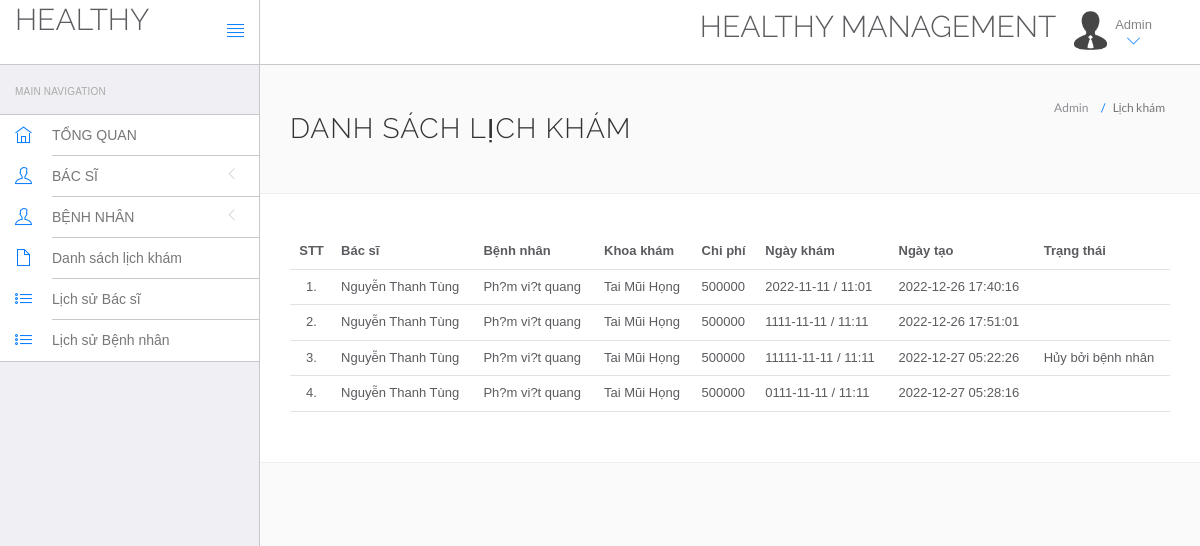
The page /hms/admin/appointment-history.php (signed in) on the database its author committed.
### tables this page shows
CREATE TABLE IF NOT EXISTS `appointment` (
  `id` int(11) NOT NULL AUTO_INCREMENT,
  `doctorSpecialization` varchar(255) NOT NULL,
  `doctorId` int(11) NOT NULL,
  `userId` int(11) NOT NULL,
  `consultancyFees` int(11) NOT NULL,
  `appointmentDate` varchar(255) NOT NULL,
  `appointmentTime` varchar(255) NOT NULL,
  `postingDate` timestamp NOT NULL DEFAULT CURRENT_TIMESTAMP,
  `userStatus` int(11) NOT NULL,
  `doctorStatus` int(11) NOT NULL,
  `updationDate` varchar(255) NOT NULL,
  PRIMARY KEY (`id`)
);

CREATE TABLE IF NOT EXISTS `doctors` (
  `id` int(11) NOT NULL AUTO_INCREMENT,
  `specilization` varchar(255) NOT NULL,
  `doctorName` varchar(255) NOT NULL,
  `address` longtext NOT NULL,
  `docFees` varchar(255) NOT NULL,
  `contactno` bigint(11) NOT NULL,
  `docEmail` varchar(255) NOT NULL,
  `password` varchar(255) NOT NULL,
  `creationDate` timestamp NOT NULL DEFAULT CURRENT_TIMESTAMP,
  `updationDate` varchar(255) NOT NULL,
  PRIMARY KEY (`id`)
);

CREATE TABLE IF NOT EXISTS `users` (
  `id` int(11) NOT NULL AUTO_INCREMENT,
  `fullName` varchar(255) NOT NULL,
  `address` longtext NOT NULL,
  `city` varchar(255) NOT NULL,
  `gender` varchar(255) NOT NULL,
  `email` varchar(255) NOT NULL,
  `password` varchar(255) NOT NULL,
  `regDate` timestamp NOT NULL DEFAULT CURRENT_TIMESTAMP,
  `updationDate` varchar(255) NOT NULL,
  PRIMARY KEY (`id`)
);

### hms/admin/appointment-history.php (the view, shortened to what this page needs)
<!DOCTYPE html>
<html lang="en">
<head>
    <link rel="stylesheet" href="vendor/bootstrap/css/bootstrap.min.css">
    <link rel="stylesheet" href="vendor/fontawesome/css/font-awesome.min.css">
    <link rel="stylesheet" href="vendor/themify-icons/themify-icons.min.css">
    <link href="vendor/animate.css/animate.min.css" rel="stylesheet" media="screen">
    <link href="vendor/perfect-scrollbar/perfect-scrollbar.min.css" rel="stylesheet" media="screen">
    <link href="vendor/switchery/switchery.min.css" rel="stylesheet" media="screen">
    <link href="vendor/bootstrap-touchspin/jquery.bootstrap-touchspin.min.css" rel="stylesheet" media="screen">
    <link href="vendor/select2/select2.min.css" rel="stylesheet" media="screen">
    <link href="vendor/bootstrap-datepicker/bootstrap-datepicker3.standalone.min.css" rel="stylesheet" media="screen">
    <link href="vendor/bootstrap-timepicker/bootstrap-timepicker.min.css" rel="stylesheet" media="screen">
    <link rel="stylesheet" href="assets/css/styles.css">
    <link rel="stylesheet" href="assets/css/plugins.css">
    <link rel="stylesheet" href="assets/css/themes/theme-1.css" id="skin_color" />
</head>
<body>
    <div id="app">
        <?php include('include/sidebar.php');?>
        <div class="app-content">
            <?php include('include/header.php');?>
            <div class="main-content">
                <div class="wrap-content container" id="container">
                    <section id="page-title">
                        <div class="row">
                            <div class="col-sm-8">
                                <h1 class="mainTitle">Danh sách lịch khám</h1>
                            </div>
                            <ol class="breadcrumb">
                                <li>
                                    <span>Admin </span>
                                </li>
                                <li class="active">
                                    <span>Lịch khám</span>
                                </li>
                            </ol>
                        </div>
                    </section>
                    <div class="container-fluid container-fullw bg-white">
                        <div class="row">
                            <div class="col-md-12">
                                <table class="table table-hover" id="sample-table-1">
                                    <thead>
                                        <tr>
                                            <th class="center">STT</th>
                                            <th class="hidden-xs">Bác sĩ</th>
                                            <th>Bệnh nhân</th>
                                            <th>Khoa khám</th>
                                            <th>Chi phí</th>
                                            <th>Ngày khám</th>
                                            <th>Ngày tạo</th>
                                            <th>Trạng thái</th>
                                        </tr>
                                    </thead>
                                    <tbody>
                                        <?php
$sql=mysql_query("select doctors.doctorName as docname,users.fullName as pname,appointment.*  from appointment join doctors on doctors.id=appointment.doctorId join users on users.id=appointment.userId ");
$cnt=1;
while($row=mysql_fetch_array($sql))
{
?>
                                        <tr>
                                            <td class="center"><?php echo $cnt;?>.</td>
                                            <td class="hidden-xs"><?php echo $row['docname'];?></td>
                                            <td class="hidden-xs"><?php echo $row['pname'];?></td>
                                            <td><?php echo $row['doctorSpecialization'];?></td>
                                            <td><?php echo $row['consultancyFees'];?></td>
                                            <td><?php echo $row['appointmentDate'];?> / <?php echo
												 $row['appointmentTime'];?>
                                            </td>
                                            <td><?php echo $row['postingDate'];?></td>
                                            <td>
                                                <?php if(($row['userStatus']==1) && ($row['doctorStatus']==1))
if(($row['userStatus']==0) && ($row['doctorStatus']==1))
{
	echo "Hủy bởi bệnh nhân";
}
												?></td>
                                        </tr>
                                        <?php
$cnt=$cnt+1;
											 }?>
                                    </tbody>
                                </table>
                            </div>
                        </div>
                    </div>
                </div>
            </div>
        </div>
    </div>
</body>
</html>

### hms/admin/include/sidebar.php (shortened to what this page needs)
<div class="sidebar app-aside" id="sidebar">
				<div class="sidebar-container perfect-scrollbar">
<nav>
						<div class="navbar-title">
							<span>Main Navigation</span>
						</div>
						<ul class="main-navigation-menu">
							<li>
								<a href="dashboard.php">
									<div class="item-content">
										<div class="item-media">
											<i class="ti-home"></i>
										</div>
										<div class="item-inner">
											<span class="title"> TỔNG QUAN </span>
										</div>
									</div>
								</a>
							</li>
							<li>
								<a href="javascript:void(0)">
									<div class="item-content">
										<div class="item-media">
											<i class="ti-user"></i>
										</div>
										<div class="item-inner">
											<span class="title"> BÁC SĨ </span><i class="icon-arrow"></i>
										</div>
									</div>
								</a>
								</li>
				<li>
								<a href="javascript:void(0)">
									<div class="item-content">
										<div class="item-media">
											<i class="ti-user"></i>
										</div>
										<div class="item-inner">
											<span class="title"> BỆNH NHÂN </span><i class="icon-arrow"></i>
										</div>
									</div>
								</a>
								</li>
<li>
								<a href="appointment-history.php">
									<div class="item-content">
										<div class="item-media">
											<i class="ti-file"></i>
										</div>
										<div class="item-inner">
											<span class="title"> Danh sách lịch khám </span>
										</div>
									</div>
								</a>
							</li>
	<li>
								<a href="doctor-logs.php">
									<div class="item-content">
										<div class="item-media">
											<i class="ti-list"></i>
										</div>
										<div class="item-inner">
											<span class="title"> Lịch sử Bác sĩ </span>
										</div>
									</div>
								</a>
							</li>
							<li>
								<a href="user-logs.php">
									<div class="item-content">
										<div class="item-media">
											<i class="ti-list"></i>
										</div>
										<div class="item-inner">
											<span class="title"> Lịch sử Bệnh nhân </span>
										</div>
									</div>
								</a>
							</li>
						</ul>
					</nav>
					</div>
			</div>

### hms/admin/include/header.php (shortened to what this page needs)
<header class="navbar navbar-default navbar-static-top">
					<div class="navbar-header">
						<a class="navbar-brand" href="#">
							<h2 style="padding-top:2% ">HEALTHY</h2>
						</a>
						<a href="#" class="sidebar-toggler pull-right visible-md visible-lg" data-toggle-class="app-sidebar-closed" data-toggle-target="#app">
							<i class="ti-align-justify"></i>
						</a>
					</div>
					<div class="navbar-collapse collapse">
						<ul class="nav navbar-right">
								<li  style="padding-top:2% ">
								<h2>HEALTHY MANAGEMENT</h2>
							</li>
							<li class="dropdown current-user">
								<a href class="dropdown-toggle" data-toggle="dropdown">
									<img src="assets/images/avatar-1.jpg" alt="Peter"> <span class="username">
			Admin
									<i class="ti-angle-down"></i></i></span>
								</a>
							</li>
						</ul>
					</div>
				</header>

### hms/admin/assets/css/plugins.css (style rules this page uses)
.perfect-scrollbar { overflow-y: hidden !important; }

### hms/admin/assets/css/themes/theme-1.css (style rules this page uses)
body { background: #FAFAFA; }
header .navbar-header { background: #ffffff !important; border-right-color: #c8c7cc !important; border-bottom-color: #c8c7cc !important; }
header .navbar-header .sidebar-toggler, header .navbar-header .sidebar-mobile-toggler { color: #007aff !important; }
header .navbar-header .navbar-brand { color: #777 !important; }
header .navbar-collapse { background: #ffffff !important; border-bottom-color: #c8c7cc !important; box-shadow: none !important; }
header .navbar-collapse .navbar-right > li > a { color: #777; }
header .navbar-collapse .navbar-right > li > a i { color: #007aff !important; }
#sidebar { background: #EFEFF4 !important; }
#sidebar:before { border-right-width: "1px" !important; border-right-style: solid; border-right-color: #c8c7cc !important; }
#sidebar nav { border-right-width: "1px" !important; border-right-style: solid; border-right-color: #c8c7cc !important; }
#sidebar nav .navbar-title { color: #aaaaaa; }
#sidebar nav > ul { background: #ffffff !important; border-bottom-color: #c8c7cc !important; border-top-color: #c8c7cc !important; }
#sidebar nav > ul > li > a .item-media > i { color: #007aff !important; }
#sidebar nav > ul > li > a .item-inner { color: #777 !important; border-bottom-color: #c8c7cc; }

### rows shown on the page
appointment: doctorId.doctorName "Nguyễn Thanh Tùng", userId.fullName "Ph?m vi?t quang", doctorSpecialization "Tai Mũi Họng", consultancyFees "500000", appointmentDate "2022-11-11", appointmentTime "11:01", postingDate "2022-12-26 17:40:16"
appointment: doctorId.doctorName "Nguyễn Thanh Tùng", userId.fullName "Ph?m vi?t quang", doctorSpecialization "Tai Mũi Họng", consultancyFees "500000", appointmentDate "1111-11-11", appointmentTime "11:11", postingDate "2022-12-26 17:51:01"
appointment: doctorId.doctorName "Nguyễn Thanh Tùng", userId.fullName "Ph?m vi?t quang", doctorSpecialization "Tai Mũi Họng", consultancyFees "500000", appointmentDate "11111-11-11", appointmentTime "11:11", postingDate "2022-12-27 05:22:26", userStatus "Hủy bởi bệnh nhân"
appointment: doctorId.doctorName "Nguyễn Thanh Tùng", userId.fullName "Ph?m vi?t quang", doctorSpecialization "Tai Mũi Họng", consultancyFees "500000", appointmentDate "0111-11-11", appointmentTime "11:11", postingDate "2022-12-27 05:28:16"
